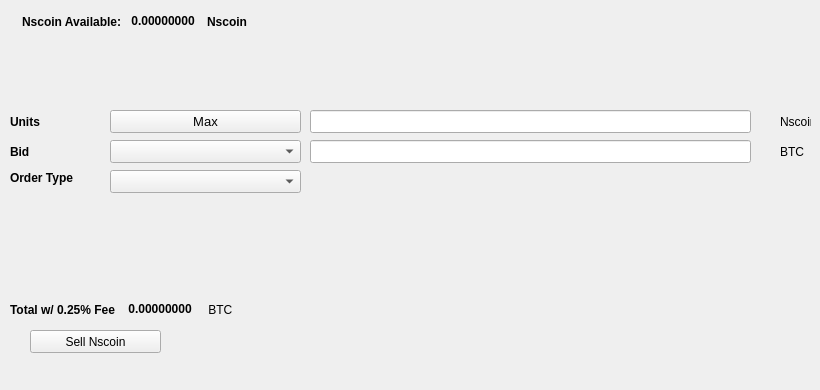
   <widget class="QWidget" name="SellTab">
    <attribute name="title">
     <string>Sell</string>
    </attribute>
    <widget class="QLabel" name="label_16">
     <property name="geometry">
      <rect>
       <x>780</x>
       <y>140</y>
       <width>31</width>
       <height>23</height>
      </rect>
     </property>
     <property name="text">
      <string>BTC</string>
     </property>
    </widget>
    <widget class="QComboBox" name="SellBidcomboBox">
     <property name="geometry">
      <rect>
       <x>110</x>
       <y>140</y>
       <width>191</width>
       <height>23</height>
      </rect>
     </property>
     <property name="font">
      <font>
       <pointsize>10</pointsize>
      </font>
     </property>
    </widget>
    <widget class="QLabel" name="label_18">
     <property name="geometry">
      <rect>
       <x>10</x>
       <y>110</y>
       <width>46</width>
       <height>23</height>
      </rect>
     </property>
     <property name="font">
      <font>
       <weight>75</weight>
       <bold>true</bold>
      </font>
     </property>
     <property name="text">
      <string>Units</string>
     </property>
    </widget>
    <widget class="QPushButton" name="Sell_Max_Amount">
     <property name="geometry">
      <rect>
       <x>110</x>
       <y>110</y>
       <width>191</width>
       <height>23</height>
      </rect>
     </property>
     <property name="font">
      <font>
       <pointsize>10</pointsize>
      </font>
     </property>
     <property name="text">
      <string>Max</string>
     </property>
    </widget>
    <widget class="QLabel" name="label_20">
     <property name="geometry">
      <rect>
       <x>10</x>
       <y>170</y>
       <width>91</width>
       <height>16</height>
      </rect>
     </property>
     <property name="font">
      <font>
       <weight>75</weight>
       <bold>true</bold>
      </font>
     </property>
     <property name="text">
      <string>Order Type</string>
     </property>
    </widget>
    <widget class="QComboBox" name="SellOrdertypeCombo">
     <property name="geometry">
      <rect>
       <x>110</x>
       <y>170</y>
       <width>191</width>
       <height>23</height>
      </rect>
     </property>
     <property name="font">
      <font>
       <pointsize>10</pointsize>
      </font>
     </property>
    </widget>
    <widget class="QLabel" name="label_21">
     <property name="geometry">
      <rect>
       <x>10</x>
       <y>140</y>
       <width>46</width>
       <height>23</height>
      </rect>
     </property>
     <property name="font">
      <font>
       <weight>75</weight>
       <bold>true</bold>
      </font>
     </property>
     <property name="text">
      <string>Bid</string>
     </property>
    </widget>
    <widget class="QLabel" name="label_22">
     <property name="geometry">
      <rect>
       <x>780</x>
       <y>110</y>
       <width>31</width>
       <height>23</height>
      </rect>
     </property>
     <property name="text">
      <string>Nscoin</string>
     </property>
    </widget>
    <widget class="QLineEdit" name="UnitsInputNscoin">
     <property name="geometry">
      <rect>
       <x>310</x>
       <y>110</y>
       <width>441</width>
       <height>23</height>
      </rect>
     </property>
     <property name="font">
      <font>
       <pointsize>9</pointsize>
       <weight>75</weight>
       <bold>true</bold>
      </font>
     </property>
    </widget>
    <widget class="QLineEdit" name="SellBidPriceEdit">
     <property name="geometry">
      <rect>
       <x>310</x>
       <y>140</y>
       <width>441</width>
       <height>23</height>
      </rect>
     </property>
     <property name="font">
      <font>
       <pointsize>9</pointsize>
       <weight>75</weight>
       <bold>true</bold>
      </font>
     </property>
    </widget>
    <widget class="QPushButton" name="SellNscoinBTN">
     <property name="geometry">
      <rect>
       <x>30</x>
       <y>330</y>
       <width>131</width>
       <height>23</height>
      </rect>
     </property>
     <property name="text">
      <string>Sell Nscoin</string>
     </property>
     <property name="icon">
      <iconset resource="../nscoin">
       <normaloff>:/icons/bitcoin</normaloff>:/icons/bitcoin</iconset>
     </property>
    </widget>
    <widget class="QWidget" name="layoutWidget3">
     <property name="geometry">
      <rect>
       <x>22</x>
       <y>12</y>
       <width>258</width>
       <height>19</height>
      </rect>
     </property>
     <layout class="QHBoxLayout" name="horizontalLayout">
      <item>
       <widget class="QLabel" name="label232_2">
        <property name="font">
         <font>
          <weight>75</weight>
          <bold>true</bold>
         </font>
        </property>
        <property name="text">
         <string>Nscoin Available:</string>
        </property>
       </widget>
      </item>
      <item>
       <widget class="QLabel" name="NscoinAvailableLabel">
        <property name="palette">
         <palette>
          <active>
           <colorrole role="WindowText">
            <brush brushstyle="SolidPattern">
             <color alpha="255">
              <red>0</red>
              <green>0</green>
              <blue>0</blue>
             </color>
            </brush>
           </colorrole>
           <colorrole role="Button">
            <brush brushstyle="SolidPattern">
             <color alpha="255">
              <red>0</red>
              <green>170</green>
              <blue>0</blue>
             </color>
            </brush>
           </colorrole>
           <colorrole role="Light">
            <brush brushstyle="SolidPattern">
             <color alpha="255">
              <red>0</red>
              <green>255</green>
              <blue>0</blue>
             </color>
            </brush>
           </colorrole>
           <colorrole role="Midlight">
            <brush brushstyle="SolidPattern">
             <color alpha="255">
              <red>0</red>
              <green>212</green>
              <blue>0</blue>
             </color>
            </brush>
           </colorrole>
           <colorrole role="Dark">
            <brush brushstyle="SolidPattern">
             <color alpha="255">
              <red>0</red>
              <green>85</green>
              <blue>0</blue>
             </color>
            </brush>
           </colorrole>
           <colorrole role="Mid">
            <brush brushstyle="SolidPattern">
             <color alpha="255">
              <red>0</red>
              <green>113</green>
              <blue>0</blue>
             </color>
            </brush>
           </colorrole>
           <colorrole role="Text">
            <brush brushstyle="SolidPattern">
             <color alpha="255">
              <red>0</red>
              <green>170</green>
              <blue>0</blue>
             </color>
            </brush>
           </colorrole>
           <colorrole role="BrightText">
            <brush brushstyle="SolidPattern">
             <color alpha="255">
              <red>255</red>
              <green>255</green>
              <blue>255</blue>
             </color>
            </brush>
           </colorrole>
           <colorrole role="ButtonText">
            <brush brushstyle="SolidPattern">
             <color alpha="255">
              <red>0</red>
              <green>0</green>
              <blue>0</blue>
             </color>
            </brush>
           </colorrole>
           <colorrole role="Base">
            <brush brushstyle="SolidPattern">
             <color alpha="255">
              <red>255</red>
              <green>255</green>
              <blue>255</blue>
             </color>
            </brush>
           </colorrole>
           <colorrole role="Window">
            <brush brushstyle="SolidPattern">
             <color alpha="255">
              <red>0</red>
              <green>170</green>
              <blue>0</blue>
             </color>
            </brush>
           </colorrole>
           <colorrole role="Shadow">
            <brush brushstyle="SolidPattern">
             <color alpha="255">
              <red>0</red>
              <green>0</green>
              <blue>0</blue>
             </color>
            </brush>
           </colorrole>
           <colorrole role="AlternateBase">
            <brush brushstyle="SolidPattern">
             <color alpha="255">
              <red>127</red>
              <green>212</green>
              <blue>127</blue>
             </color>
            </brush>
           </colorrole>
           <colorrole role="ToolTipBase">
            <brush brushstyle="SolidPattern">
             <color alpha="255">
              <red>255</red>
              <green>255</green>
              <blue>220</blue>
             </color>
            </brush>
           </colorrole>
           <colorrole role="ToolTipText">
            <brush brushstyle="SolidPattern">
             <color alpha="255">
              <red>0</red>
              <green>0</green>
              <blue>0</blue>
             </color>
            </brush>
           </colorrole>
          </active>
          <inactive>
           <colorrole role="WindowText">
            <brush brushstyle="SolidPattern">
             <color alpha="255">
              <red>0</red>
              <green>0</green>
              <blue>0</blue>
             </color>
            </brush>
           </colorrole>
           <colorrole role="Button">
            <brush brushstyle="SolidPattern">
             <color alpha="255">
              <red>0</red>
              <green>170</green>
              <blue>0</blue>
             </color>
            </brush>
           </colorrole>
           <colorrole role="Light">
            <brush brushstyle="SolidPattern">
             <color alpha="255">
              <red>0</red>
              <green>255</green>
              <blue>0</blue>
             </color>
            </brush>
           </colorrole>
           <colorrole role="Midlight">
            <brush brushstyle="SolidPattern">
             <color alpha="255">
              <red>0</red>
              <green>212</green>
              <blue>0</blue>
             </color>
            </brush>
           </colorrole>
           <colorrole role="Dark">
            <brush brushstyle="SolidPattern">
             <color alpha="255">
              <red>0</red>
              <green>85</green>
              <blue>0</blue>
             </color>
            </brush>
           </colorrole>
           <colorrole role="Mid">
            <brush brushstyle="SolidPattern">
             <color alpha="255">
              <red>0</red>
              <green>113</green>
              <blue>0</blue>
             </color>
            </brush>
           </colorrole>
           <colorrole role="Text">
            <brush brushstyle="SolidPattern">
             <color alpha="255">
              <red>0</red>
              <green>170</green>
              <blue>0</blue>
             </color>
            </brush>
           </colorrole>
           <colorrole role="BrightText">
            <brush brushstyle="SolidPattern">
             <color alpha="255">
              <red>255</red>
              <green>255</green>
              <blue>255</blue>
             </color>
            </brush>
           </colorrole>
           <colorrole role="ButtonText">
            <brush brushstyle="SolidPattern">
             <color alpha="255">
              <red>0</red>
              <green>0</green>
              <blue>0</blue>
             </color>
            </brush>
           </colorrole>
           <colorrole role="Base">
            <brush brushstyle="SolidPattern">
             <color alpha="255">
              <red>255</red>
              <green>255</green>
              <blue>255</blue>
             </color>
            </brush>
           </colorrole>
           <colorrole role="Window">
            <brush brushstyle="SolidPattern">
             <color alpha="255">
              <red>0</red>
              <green>170</green>
              <blue>0</blue>
             </color>
            </brush>
           </colorrole>
           <colorrole role="Shadow">
            <brush brushstyle="SolidPattern">
             <color alpha="255">
              <red>0</red>
              <green>0</green>
              <blue>0</blue>
             </color>
            </brush>
           </colorrole>
           <colorrole role="AlternateBase">
            <brush brushstyle="SolidPattern">
             <color alpha="255">
              <red>127</red>
              <green>212</green>
              <blue>127</blue>
             </color>
            </brush>
           </colorrole>
           <colorrole role="ToolTipBase">
            <brush brushstyle="SolidPattern">
             <color alpha="255">
              <red>255</red>
              <green>255</green>
              <blue>220</blue>
             </color>
            </brush>
           </colorrole>
           <colorrole role="ToolTipText">
            <brush brushstyle="SolidPattern">
             <color alpha="255">
              <red>0</red>
              <green>0</green>
              <blue>0</blue>
             </color>
            </brush>
           </colorrole>
          </inactive>
          <disabled>
           <colorrole role="WindowText">
            <brush brushstyle="SolidPattern">
             <color alpha="255">
              <red>0</red>
              <green>85</green>
              <blue>0</blue>
             </color>
            </brush>
           </colorrole>
           <colorrole role="Button">
            <brush brushstyle="SolidPattern">
             <color alpha="255">
              <red>0</red>
              <green>170</green>
              <blue>0</blue>
             </color>
            </brush>
           </colorrole>
           <colorrole role="Light">
            <brush brushstyle="SolidPattern">
             <color alpha="255">
              <red>0</red>
              <green>255</green>
              <blue>0</blue>
             </color>
            </brush>
           </colorrole>
           <colorrole role="Midlight">
            <brush brushstyle="SolidPattern">
             <color alpha="255">
              <red>0</red>
              <green>212</green>
              <blue>0</blue>
             </color>
            </brush>
           </colorrole>
           <colorrole role="Dark">
            <brush brushstyle="SolidPattern">
             <color alpha="255">
              <red>0</red>
              <green>85</green>
              <blue>0</blue>
             </color>
            </brush>
           </colorrole>
           <colorrole role="Mid">
            <brush brushstyle="SolidPattern">
             <color alpha="255">
              <red>0</red>
              <green>113</green>
              <blue>0</blue>
             </color>
            </brush>
           </colorrole>
           <colorrole role="Text">
            <brush brushstyle="SolidPattern">
             <color alpha="255">
              <red>0</red>
              <green>85</green>
              <blue>0</blue>
             </color>
            </brush>
           </colorrole>
           <colorrole role="BrightText">
            <brush brushstyle="SolidPattern">
             <color alpha="255">
              <red>255</red>
              <green>255</green>
              <blue>255</blue>
             </color>
            </brush>
           </colorrole>
           <colorrole role="ButtonText">
            <brush brushstyle="SolidPattern">
             <color alpha="255">
              <red>0</red>
              <green>85</green>
              <blue>0</blue>
             </color>
            </brush>
           </colorrole>
           <colorrole role="Base">
            <brush brushstyle="SolidPattern">
             <color alpha="255">
              <red>0</red>
              <green>170</green>
              <blue>0</blue>
             </color>
            </brush>
           </colorrole>
           <colorrole role="Window">
            <brush brushstyle="SolidPattern">
             <color alpha="255">
              <red>0</red>
              <green>170</green>
              <blue>0</blue>
             </color>
            </brush>
           </colorrole>
           <colorrole role="Shadow">
            <brush brushstyle="SolidPattern">
             <color alpha="255">
              <red>0</red>
              <green>0</green>
              <blue>0</blue>
             </color>
            </brush>
           </colorrole>
           <colorrole role="AlternateBase">
            <brush brushstyle="SolidPattern">
             <color alpha="255">
              <red>0</red>
              <green>170</green>
              <blue>0</blue>
             </color>
            </brush>
           </colorrole>
           <colorrole role="ToolTipBase">
            <brush brushstyle="SolidPattern">
             <color alpha="255">
              <red>255</red>
              <green>255</green>
              <blue>220</blue>
             </color>
            </brush>
           </colorrole>
           <colorrole role="ToolTipText">
            <brush brushstyle="SolidPattern">
             <color alpha="255">
              <red>0</red>
              <green>0</green>
              <blue>0</blue>
             </color>
            </brush>
           </colorrole>
          </disabled>
         </palette>
        </property>
        <property name="font">
         <font>
          <weight>75</weight>
          <bold>true</bold>
         </font>
        </property>
        <property name="text">
         <string> 0.00000000 </string>
        </property>
        <property name="textInteractionFlags">
         <set>Qt::LinksAccessibleByMouse|Qt::TextSelectableByKeyboard|Qt::TextSelectableByMouse</set>
        </property>
       </widget>
      </item>
      <item>
       <widget class="QLabel" name="labelNscoin">
        <property name="font">
         <font>
          <weight>75</weight>
          <bold>true</bold>
         </font>
        </property>
        <property name="text">
         <string>Nscoin</string>
        </property>
       </widget>
      </item>
     </layout>
    </widget>
    <widget class="QWidget" name="layoutWidget">
     <property name="geometry">
      <rect>
       <x>10</x>
       <y>300</y>
       <width>268</width>
       <height>19</height>
      </rect>
     </property>
     <layout class="QHBoxLayout" name="horizontalLayout_2">
      <item>
       <widget class="QLabel" name="label_19">
        <property name="font">
         <font>
          <weight>75</weight>
          <bold>true</bold>
         </font>
        </property>
        <property name="text">
         <string>Total w/ 0.25% Fee </string>
        </property>
       </widget>
      </item>
      <item>
       <widget class="QLabel" name="SellCostLabel">
        <property name="palette">
         <palette>
          <active>
           <colorrole role="WindowText">
            <brush brushstyle="SolidPattern">
             <color alpha="255">
              <red>0</red>
              <green>0</green>
              <blue>0</blue>
             </color>
            </brush>
           </colorrole>
           <colorrole role="Button">
            <brush brushstyle="SolidPattern">
             <color alpha="255">
              <red>0</red>
              <green>170</green>
              <blue>0</blue>
             </color>
            </brush>
           </colorrole>
           <colorrole role="Light">
            <brush brushstyle="SolidPattern">
             <color alpha="255">
              <red>0</red>
              <green>255</green>
              <blue>0</blue>
             </color>
            </brush>
           </colorrole>
           <colorrole role="Midlight">
            <brush brushstyle="SolidPattern">
             <color alpha="255">
              <red>0</red>
              <green>212</green>
              <blue>0</blue>
             </color>
            </brush>
           </colorrole>
           <colorrole role="Dark">
            <brush brushstyle="SolidPattern">
             <color alpha="255">
              <red>0</red>
              <green>85</green>
              <blue>0</blue>
             </color>
            </brush>
           </colorrole>
           <colorrole role="Mid">
            <brush brushstyle="SolidPattern">
             <color alpha="255">
              <red>0</red>
              <green>113</green>
              <blue>0</blue>
             </color>
            </brush>
           </colorrole>
           <colorrole role="Text">
            <brush brushstyle="SolidPattern">
             <color alpha="255">
              <red>0</red>
              <green>170</green>
              <blue>0</blue>
             </color>
            </brush>
           </colorrole>
           <colorrole role="BrightText">
            <brush brushstyle="SolidPattern">
             <color alpha="255">
              <red>255</red>
              <green>255</green>
              <blue>255</blue>
             </color>
            </brush>
           </colorrole>
           <colorrole role="ButtonText">
            <brush brushstyle="SolidPattern">
             <color alpha="255">
              <red>0</red>
              <green>0</green>
              <blue>0</blue>
             </color>
            </brush>
           </colorrole>
           <colorrole role="Base">
            <brush brushstyle="SolidPattern">
             <color alpha="255">
              <red>255</red>
              <green>255</green>
              <blue>255</blue>
             </color>
            </brush>
           </colorrole>
           <colorrole role="Window">
            <brush brushstyle="SolidPattern">
             <color alpha="255">
              <red>0</red>
              <green>170</green>
              <blue>0</blue>
             </color>
            </brush>
           </colorrole>
           <colorrole role="Shadow">
            <brush brushstyle="SolidPattern">
             <color alpha="255">
              <red>0</red>
              <green>0</green>
              <blue>0</blue>
             </color>
            </brush>
           </colorrole>
           <colorrole role="AlternateBase">
            <brush brushstyle="SolidPattern">
             <color alpha="255">
              <red>127</red>
              <green>212</green>
              <blue>127</blue>
             </color>
            </brush>
           </colorrole>
           <colorrole role="ToolTipBase">
            <brush brushstyle="SolidPattern">
             <color alpha="255">
              <red>255</red>
              <green>255</green>
              <blue>220</blue>
             </color>
            </brush>
           </colorrole>
           <colorrole role="ToolTipText">
            <brush brushstyle="SolidPattern">
             <color alpha="255">
              <red>0</red>
              <green>0</green>
              <blue>0</blue>
             </color>
            </brush>
           </colorrole>
          </active>
          <inactive>
           <colorrole role="WindowText">
            <brush brushstyle="SolidPattern">
             <color alpha="255">
              <red>0</red>
              <green>0</green>
              <blue>0</blue>
             </color>
            </brush>
           </colorrole>
           <colorrole role="Button">
            <brush brushstyle="SolidPattern">
             <color alpha="255">
              <red>0</red>
              <green>170</green>
              <blue>0</blue>
             </color>
            </brush>
           </colorrole>
           <colorrole role="Light">
            <brush brushstyle="SolidPattern">
             <color alpha="255">
              <red>0</red>
              <green>255</green>
              <blue>0</blue>
             </color>
            </brush>
           </colorrole>
           <colorrole role="Midlight">
            <brush brushstyle="SolidPattern">
             <color alpha="255">
              <red>0</red>
              <green>212</green>
              <blue>0</blue>
             </color>
            </brush>
           </colorrole>
           <colorrole role="Dark">
            <brush brushstyle="SolidPattern">
             <color alpha="255">
              <red>0</red>
              <green>85</green>
              <blue>0</blue>
             </color>
            </brush>
           </colorrole>
           <colorrole role="Mid">
            <brush brushstyle="SolidPattern">
             <color alpha="255">
              <red>0</red>
              <green>113</green>
              <blue>0</blue>
             </color>
            </brush>
           </colorrole>
           <colorrole role="Text">
            <brush brushstyle="SolidPattern">
             <color alpha="255">
              <red>0</red>
              <green>170</green>
              <blue>0</blue>
             </color>
            </brush>
           </colorrole>
           <colorrole role="BrightText">
            <brush brushstyle="SolidPattern">
             <color alpha="255">
              <red>255</red>
              <green>255</green>
              <blue>255</blue>
             </color>
            </brush>
           </colorrole>
           <colorrole role="ButtonText">
            <brush brushstyle="SolidPattern">
             <color alpha="255">
              <red>0</red>
              <green>0</green>
              <blue>0</blue>
             </color>
            </brush>
           </colorrole>
           <colorrole role="Base">
            <brush brushstyle="SolidPattern">
             <color alpha="255">
              <red>255</red>
              <green>255</green>
              <blue>255</blue>
             </color>
            </brush>
           </colorrole>
           <colorrole role="Window">
            <brush brushstyle="SolidPattern">
             <color alpha="255">
              <red>0</red>
              <green>170</green>
              <blue>0</blue>
             </color>
            </brush>
           </colorrole>
           <colorrole role="Shadow">
            <brush brushstyle="SolidPattern">
             <color alpha="255">
              <red>0</red>
              <green>0</green>
              <blue>0</blue>
             </color>
            </brush>
           </colorrole>
           <colorrole role="AlternateBase">
            <brush brushstyle="SolidPattern">
             <color alpha="255">
              <red>127</red>
              <green>212</green>
              <blue>127</blue>
             </color>
            </brush>
           </colorrole>
           <colorrole role="ToolTipBase">
            <brush brushstyle="SolidPattern">
             <color alpha="255">
              <red>255</red>
              <green>255</green>
              <blue>220</blue>
             </color>
            </brush>
           </colorrole>
           <colorrole role="ToolTipText">
            <brush brushstyle="SolidPattern">
             <color alpha="255">
              <red>0</red>
              <green>0</green>
              <blue>0</blue>
             </color>
            </brush>
           </colorrole>
          </inactive>
          <disabled>
           <colorrole role="WindowText">
            <brush brushstyle="SolidPattern">
             <color alpha="255">
              <red>0</red>
              <green>85</green>
              <blue>0</blue>
             </color>
            </brush>
           </colorrole>
           <colorrole role="Button">
            <brush brushstyle="SolidPattern">
             <color alpha="255">
              <red>0</red>
              <green>170</green>
              <blue>0</blue>
             </color>
            </brush>
           </colorrole>
           <colorrole role="Light">
            <brush brushstyle="SolidPattern">
             <color alpha="255">
              <red>0</red>
              <green>255</green>
              <blue>0</blue>
             </color>
            </brush>
           </colorrole>
           <colorrole role="Midlight">
            <brush brushstyle="SolidPattern">
             <color alpha="255">
              <red>0</red>
              <green>212</green>
              <blue>0</blue>
             </color>
            </brush>
           </colorrole>
           <colorrole role="Dark">
            <brush brushstyle="SolidPattern">
             <color alpha="255">
              <red>0</red>
              <green>85</green>
              <blue>0</blue>
             </color>
            </brush>
           </colorrole>
           <colorrole role="Mid">
            <brush brushstyle="SolidPattern">
             <color alpha="255">
              <red>0</red>
              <green>113</green>
              <blue>0</blue>
             </color>
            </brush>
           </colorrole>
           <colorrole role="Text">
            <brush brushstyle="SolidPattern">
             <color alpha="255">
              <red>0</red>
              <green>85</green>
              <blue>0</blue>
             </color>
            </brush>
           </colorrole>
           <colorrole role="BrightText">
            <brush brushstyle="SolidPattern">
             <color alpha="255">
              <red>255</red>
              <green>255</green>
              <blue>255</blue>
             </color>
            </brush>
           </colorrole>
           <colorrole role="ButtonText">
            <brush brushstyle="SolidPattern">
             <color alpha="255">
              <red>0</red>
              <green>85</green>
              <blue>0</blue>
             </color>
            </brush>
           </colorrole>
           <colorrole role="Base">
            <brush brushstyle="SolidPattern">
             <color alpha="255">
              <red>0</red>
              <green>170</green>
              <blue>0</blue>
             </color>
            </brush>
           </colorrole>
           <colorrole role="Window">
            <brush brushstyle="SolidPattern">
             <color alpha="255">
              <red>0</red>
              <green>170</green>
              <blue>0</blue>
             </color>
            </brush>
           </colorrole>
           <colorrole role="Shadow">
            <brush brushstyle="SolidPattern">
             <color alpha="255">
              <red>0</red>
              <green>0</green>
              <blue>0</blue>
             </color>
            </brush>
           </colorrole>
           <colorrole role="AlternateBase">
            <brush brushstyle="SolidPattern">
             <color alpha="255">
              <red>0</red>
              <green>170</green>
              <blue>0</blue>
             </color>
            </brush>
           </colorrole>
           <colorrole role="ToolTipBase">
            <brush brushstyle="SolidPattern">
             <color alpha="255">
              <red>255</red>
              <green>255</green>
              <blue>220</blue>
             </color>
            </brush>
           </colorrole>
           <colorrole role="ToolTipText">
            <brush brushstyle="SolidPattern">
             <color alpha="255">
              <red>0</red>
              <green>0</green>
              <blue>0</blue>
             </color>
            </brush>
           </colorrole>
          </disabled>
         </palette>
        </property>
        <property name="font">
         <font>
          <weight>75</weight>
          <bold>true</bold>
         </font>
        </property>
        <property name="autoFillBackground">
         <bool>false</bool>
        </property>
        <property name="text">
         <string> 0.00000000</string>
        </property>
        <property name="textInteractionFlags">
         <set>Qt::LinksAccessibleByMouse|Qt::TextSelectableByMouse</set>
        </property>
       </widget>
      </item>
      <item>
       <widget class="QLabel" name="label_17">
        <property name="font">
         <font>
          <weight>50</weight>
          <bold>false</bold>
         </font>
        </property>
        <property name="text">
         <string> BTC</string>
        </property>
       </widget>
      </item>
     </layout>
    </widget>
    <widget class="QLabel" name="label_23">
     <property name="geometry">
      <rect>
       <x>460</x>
       <y>300</y>
       <width>281</width>
       <height>81</height>
      </rect>
     </property>
     <property name="text">
      <string/>
     </property>
     <property name="pixmap">
      <pixmap>:/images/bittrex</pixmap>
     </property>
    </widget>
   </widget>
